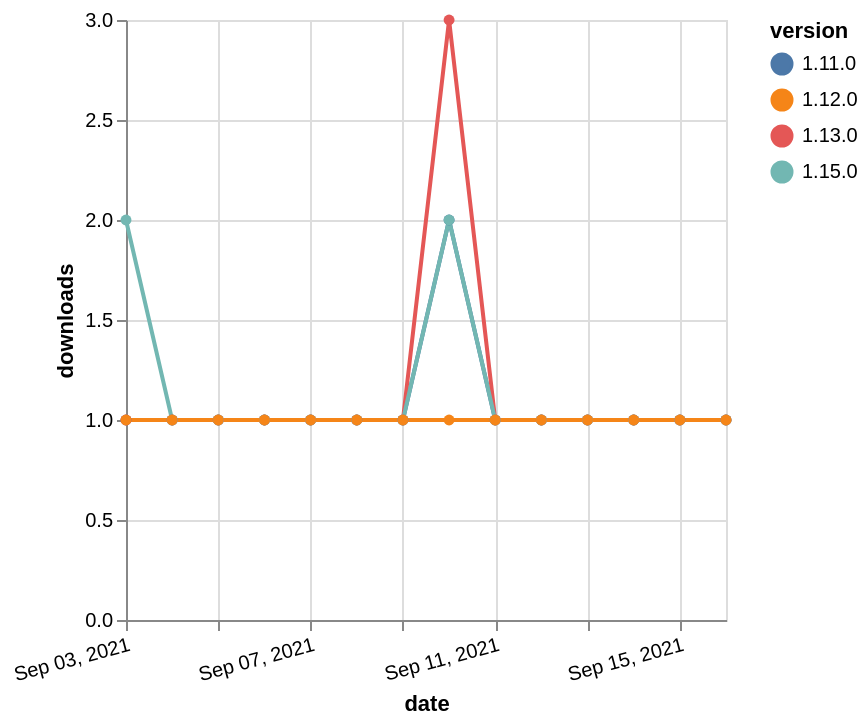

The Vega-Lite source for this figure:
### Vega-Lite specification from a JSON file in a GitHub repository (floating-point values rounded to 4 significant figures)
{"$schema": "https://vega.github.io/schema/vega-lite/v5.json", "description": "A simple bar chart with embedded data.", "data": {"values": [{"date": "2021-09-03", "total": 213, "delta": 1, "version": "1.11.0"}, {"date": "2021-09-04", "total": 214, "delta": 1, "version": "1.11.0"}, {"date": "2021-09-05", "total": 215, "delta": 1, "version": "1.11.0"}, {"date": "2021-09-06", "total": 216, "delta": 1, "version": "1.11.0"}, {"date": "2021-09-07", "total": 217, "delta": 1, "version": "1.11.0"}, {"date": "2021-09-08", "total": 218, "delta": 1, "version": "1.11.0"}, {"date": "2021-09-09", "total": 219, "delta": 1, "version": "1.11.0"}, {"date": "2021-09-10", "total": 221, "delta": 2, "version": "1.11.0"}, {"date": "2021-09-11", "total": 222, "delta": 1, "version": "1.11.0"}, {"date": "2021-09-12", "total": 223, "delta": 1, "version": "1.11.0"}, {"date": "2021-09-13", "total": 224, "delta": 1, "version": "1.11.0"}, {"date": "2021-09-14", "total": 225, "delta": 1, "version": "1.11.0"}, {"date": "2021-09-15", "total": 226, "delta": 1, "version": "1.11.0"}, {"date": "2021-09-16", "total": 227, "delta": 1, "version": "1.11.0"}, {"date": "2021-09-03", "total": 285, "delta": 1, "version": "1.13.0"}, {"date": "2021-09-04", "total": 286, "delta": 1, "version": "1.13.0"}, {"date": "2021-09-05", "total": 287, "delta": 1, "version": "1.13.0"}, {"date": "2021-09-06", "total": 288, "delta": 1, "version": "1.13.0"}, {"date": "2021-09-07", "total": 289, "delta": 1, "version": "1.13.0"}, {"date": "2021-09-08", "total": 290, "delta": 1, "version": "1.13.0"}, {"date": "2021-09-09", "total": 291, "delta": 1, "version": "1.13.0"}, {"date": "2021-09-10", "total": 294, "delta": 3, "version": "1.13.0"}, {"date": "2021-09-11", "total": 295, "delta": 1, "version": "1.13.0"}, {"date": "2021-09-12", "total": 296, "delta": 1, "version": "1.13.0"}, {"date": "2021-09-13", "total": 297, "delta": 1, "version": "1.13.0"}, {"date": "2021-09-14", "total": 298, "delta": 1, "version": "1.13.0"}, {"date": "2021-09-15", "total": 299, "delta": 1, "version": "1.13.0"}, {"date": "2021-09-16", "total": 300, "delta": 1, "version": "1.13.0"}, {"date": "2021-09-03", "total": 114, "delta": 2, "version": "1.15.0"}, {"date": "2021-09-04", "total": 115, "delta": 1, "version": "1.15.0"}, {"date": "2021-09-05", "total": 116, "delta": 1, "version": "1.15.0"}, {"date": "2021-09-06", "total": 117, "delta": 1, "version": "1.15.0"}, {"date": "2021-09-07", "total": 118, "delta": 1, "version": "1.15.0"}, {"date": "2021-09-08", "total": 119, "delta": 1, "version": "1.15.0"}, {"date": "2021-09-09", "total": 120, "delta": 1, "version": "1.15.0"}, {"date": "2021-09-10", "total": 122, "delta": 2, "version": "1.15.0"}, {"date": "2021-09-11", "total": 123, "delta": 1, "version": "1.15.0"}, {"date": "2021-09-12", "total": 124, "delta": 1, "version": "1.15.0"}, {"date": "2021-09-13", "total": 125, "delta": 1, "version": "1.15.0"}, {"date": "2021-09-14", "total": 126, "delta": 1, "version": "1.15.0"}, {"date": "2021-09-15", "total": 127, "delta": 1, "version": "1.15.0"}, {"date": "2021-09-16", "total": 128, "delta": 1, "version": "1.15.0"}, {"date": "2021-09-03", "total": 174, "delta": 1, "version": "1.12.0"}, {"date": "2021-09-04", "total": 175, "delta": 1, "version": "1.12.0"}, {"date": "2021-09-05", "total": 176, "delta": 1, "version": "1.12.0"}, {"date": "2021-09-06", "total": 177, "delta": 1, "version": "1.12.0"}, {"date": "2021-09-07", "total": 178, "delta": 1, "version": "1.12.0"}, {"date": "2021-09-08", "total": 179, "delta": 1, "version": "1.12.0"}, {"date": "2021-09-09", "total": 180, "delta": 1, "version": "1.12.0"}, {"date": "2021-09-10", "total": 181, "delta": 1, "version": "1.12.0"}, {"date": "2021-09-11", "total": 182, "delta": 1, "version": "1.12.0"}, {"date": "2021-09-12", "total": 183, "delta": 1, "version": "1.12.0"}, {"date": "2021-09-13", "total": 184, "delta": 1, "version": "1.12.0"}, {"date": "2021-09-14", "total": 185, "delta": 1, "version": "1.12.0"}, {"date": "2021-09-15", "total": 186, "delta": 1, "version": "1.12.0"}, {"date": "2021-09-16", "total": 187, "delta": 1, "version": "1.12.0"}]}, "width": "container", "mark": {"type": "line", "point": {"filled": true}}, "encoding": {"x": {"field": "date", "type": "temporal", "timeUnit": "yearmonthdate", "title": "date", "axis": {"labelAngle": -15}}, "y": {"field": "delta", "type": "quantitative", "title": "downloads"}, "color": {"field": "version", "type": "nominal"}, "tooltip": {"field": "delta"}}}
